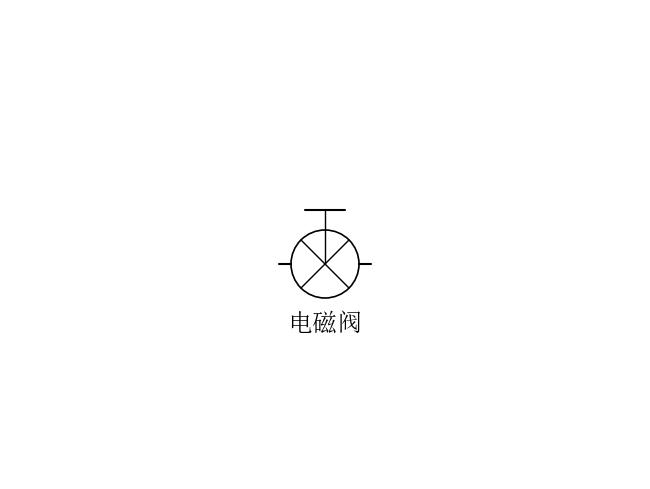

Write the Python code that produced this figure.
# -*- coding: utf-8 -*-
"""示例:电磁阀图元 —— 圆体 + 圆内 X + 顶部电磁引线与横杠。"""
import os
import sys

sys.path.insert(0, os.path.dirname(os.path.dirname(os.path.abspath(__file__))))

from cycleplot import Diagram, parts, use_font

use_font()

d = Diagram(width=640, height=480)
d.add(parts.solenoid_valve, "电磁阀", loc=(320, 260))

out = os.path.join(os.path.dirname(os.path.abspath(__file__)),
                   "solenoid_valve_demo.png")
d.save(out)
print("已生成:", out)
